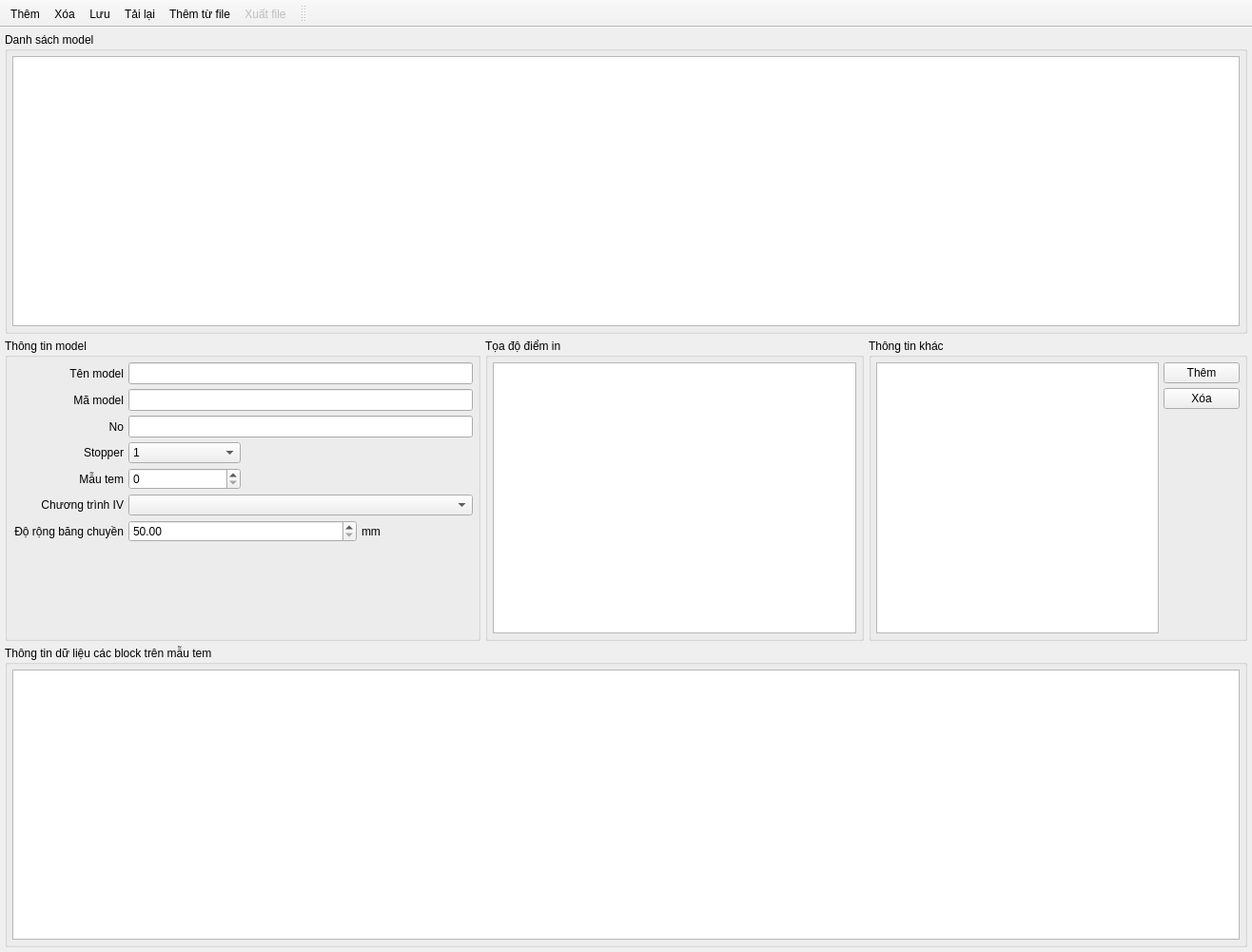
<?xml version="1.0" encoding="UTF-8"?>
<ui version="4.0">
 <class>ModelWindow</class>
 <widget class="QMainWindow" name="ModelWindow">
  <property name="geometry">
   <rect>
    <x>0</x>
    <y>0</y>
    <width>1316</width>
    <height>1001</height>
   </rect>
  </property>
  <property name="windowTitle">
   <string>MainWindow</string>
  </property>
  <widget class="QWidget" name="centralwidget">
   <layout class="QGridLayout" name="gridLayout_2">
    <property name="leftMargin">
     <number>5</number>
    </property>
    <property name="topMargin">
     <number>5</number>
    </property>
    <property name="rightMargin">
     <number>5</number>
    </property>
    <property name="bottomMargin">
     <number>5</number>
    </property>
    <property name="spacing">
     <number>5</number>
    </property>
    <item row="3" column="1">
     <widget class="QGroupBox" name="groupBox_3">
      <property name="minimumSize">
       <size>
        <width>0</width>
        <height>280</height>
       </size>
      </property>
      <property name="title">
       <string>Thông tin dữ liệu các block trên mẫu tem</string>
      </property>
      <layout class="QGridLayout" name="gridLayout_7">
       <property name="leftMargin">
        <number>5</number>
       </property>
       <property name="topMargin">
        <number>5</number>
       </property>
       <property name="rightMargin">
        <number>5</number>
       </property>
       <property name="bottomMargin">
        <number>5</number>
       </property>
       <property name="spacing">
        <number>5</number>
       </property>
       <item row="0" column="0">
        <widget class="TableView" name="tbvBlocks">
         <property name="font">
          <font>
           <pointsize>12</pointsize>
          </font>
         </property>
         <property name="editTriggers">
          <set>QAbstractItemView::NoEditTriggers</set>
         </property>
         <property name="alternatingRowColors">
          <bool>true</bool>
         </property>
         <attribute name="horizontalHeaderDefaultSectionSize">
          <number>200</number>
         </attribute>
         <attribute name="horizontalHeaderStretchLastSection">
          <bool>true</bool>
         </attribute>
         <attribute name="verticalHeaderVisible">
          <bool>false</bool>
         </attribute>
         <attribute name="verticalHeaderMinimumSectionSize">
          <number>24</number>
         </attribute>
         <attribute name="verticalHeaderDefaultSectionSize">
          <number>24</number>
         </attribute>
        </widget>
       </item>
      </layout>
     </widget>
    </item>
    <item row="2" column="1">
     <layout class="QHBoxLayout" name="horizontalLayout">
      <property name="topMargin">
       <number>0</number>
      </property>
      <item>
       <widget class="QGroupBox" name="groupBox">
        <property name="minimumSize">
         <size>
          <width>500</width>
          <height>0</height>
         </size>
        </property>
        <property name="title">
         <string>Thông tin model</string>
        </property>
        <layout class="QGridLayout" name="gridLayout_4">
         <property name="leftMargin">
          <number>5</number>
         </property>
         <property name="topMargin">
          <number>5</number>
         </property>
         <property name="rightMargin">
          <number>5</number>
         </property>
         <property name="bottomMargin">
          <number>5</number>
         </property>
         <property name="spacing">
          <number>5</number>
         </property>
         <item row="2" column="1" colspan="3">
          <widget class="QLineEdit" name="txtModelCode">
           <property name="minimumSize">
            <size>
             <width>0</width>
             <height>23</height>
            </size>
           </property>
           <property name="readOnly">
            <bool>true</bool>
           </property>
          </widget>
         </item>
         <item row="8" column="3">
          <widget class="QLabel" name="label_11">
           <property name="text">
            <string>mm</string>
           </property>
          </widget>
         </item>
         <item row="6" column="0">
          <widget class="QLabel" name="label_10">
           <property name="minimumSize">
            <size>
             <width>0</width>
             <height>0</height>
            </size>
           </property>
           <property name="maximumSize">
            <size>
             <width>16777215</width>
             <height>16777215</height>
            </size>
           </property>
           <property name="text">
            <string>Mẫu tem</string>
           </property>
           <property name="alignment">
            <set>Qt::AlignRight|Qt::AlignTrailing|Qt::AlignVCenter</set>
           </property>
          </widget>
         </item>
         <item row="2" column="0">
          <widget class="QLabel" name="label_2">
           <property name="minimumSize">
            <size>
             <width>0</width>
             <height>0</height>
            </size>
           </property>
           <property name="maximumSize">
            <size>
             <width>16777215</width>
             <height>16777215</height>
            </size>
           </property>
           <property name="text">
            <string>Mã model</string>
           </property>
           <property name="alignment">
            <set>Qt::AlignRight|Qt::AlignTrailing|Qt::AlignVCenter</set>
           </property>
          </widget>
         </item>
         <item row="6" column="1">
          <widget class="QSpinBox" name="spxProgram">
           <property name="maximum">
            <number>1999</number>
           </property>
          </widget>
         </item>
         <item row="3" column="0">
          <widget class="QLabel" name="label_3">
           <property name="minimumSize">
            <size>
             <width>0</width>
             <height>0</height>
            </size>
           </property>
           <property name="maximumSize">
            <size>
             <width>16777215</width>
             <height>16777215</height>
            </size>
           </property>
           <property name="text">
            <string>No</string>
           </property>
           <property name="alignment">
            <set>Qt::AlignRight|Qt::AlignTrailing|Qt::AlignVCenter</set>
           </property>
          </widget>
         </item>
         <item row="1" column="1" colspan="3">
          <widget class="QLineEdit" name="txtModelName">
           <property name="minimumSize">
            <size>
             <width>0</width>
             <height>23</height>
            </size>
           </property>
           <property name="readOnly">
            <bool>true</bool>
           </property>
          </widget>
         </item>
         <item row="7" column="0">
          <widget class="QLabel" name="label_8">
           <property name="minimumSize">
            <size>
             <width>0</width>
             <height>0</height>
            </size>
           </property>
           <property name="maximumSize">
            <size>
             <width>16777215</width>
             <height>16777215</height>
            </size>
           </property>
           <property name="text">
            <string>Chương trình IV</string>
           </property>
           <property name="alignment">
            <set>Qt::AlignRight|Qt::AlignTrailing|Qt::AlignVCenter</set>
           </property>
          </widget>
         </item>
         <item row="5" column="1">
          <widget class="QComboBox" name="cbxStopper">
           <item>
            <property name="text">
             <string>1</string>
            </property>
           </item>
           <item>
            <property name="text">
             <string>2</string>
            </property>
           </item>
          </widget>
         </item>
         <item row="7" column="1" colspan="3">
          <widget class="QComboBox" name="cbxIVPrograms">
           <property name="minimumSize">
            <size>
             <width>0</width>
             <height>0</height>
            </size>
           </property>
          </widget>
         </item>
         <item row="3" column="1" colspan="3">
          <widget class="QLineEdit" name="txtModelNo">
           <property name="minimumSize">
            <size>
             <width>0</width>
             <height>23</height>
            </size>
           </property>
          </widget>
         </item>
         <item row="8" column="1" colspan="2">
          <widget class="QDoubleSpinBox" name="spxCvWidth">
           <property name="minimumSize">
            <size>
             <width>0</width>
             <height>23</height>
            </size>
           </property>
           <property name="minimum">
            <double>50.000000000000000</double>
           </property>
           <property name="maximum">
            <double>500.000000000000000</double>
           </property>
          </widget>
         </item>
         <item row="8" column="0">
          <widget class="QLabel" name="label_9">
           <property name="minimumSize">
            <size>
             <width>0</width>
             <height>0</height>
            </size>
           </property>
           <property name="maximumSize">
            <size>
             <width>16777215</width>
             <height>16777215</height>
            </size>
           </property>
           <property name="text">
            <string>Độ rộng băng chuyền</string>
           </property>
           <property name="alignment">
            <set>Qt::AlignRight|Qt::AlignTrailing|Qt::AlignVCenter</set>
           </property>
          </widget>
         </item>
         <item row="9" column="1">
          <spacer name="verticalSpacer">
           <property name="orientation">
            <enum>Qt::Vertical</enum>
           </property>
           <property name="sizeHint" stdset="0">
            <size>
             <width>20</width>
             <height>40</height>
            </size>
           </property>
          </spacer>
         </item>
         <item row="5" column="0">
          <widget class="QLabel" name="label_6">
           <property name="minimumSize">
            <size>
             <width>0</width>
             <height>0</height>
            </size>
           </property>
           <property name="maximumSize">
            <size>
             <width>16777215</width>
             <height>16777215</height>
            </size>
           </property>
           <property name="text">
            <string>Stopper</string>
           </property>
           <property name="alignment">
            <set>Qt::AlignRight|Qt::AlignTrailing|Qt::AlignVCenter</set>
           </property>
          </widget>
         </item>
         <item row="1" column="0">
          <widget class="QLabel" name="label">
           <property name="minimumSize">
            <size>
             <width>0</width>
             <height>0</height>
            </size>
           </property>
           <property name="maximumSize">
            <size>
             <width>16777215</width>
             <height>16777215</height>
            </size>
           </property>
           <property name="text">
            <string>Tên model</string>
           </property>
           <property name="alignment">
            <set>Qt::AlignRight|Qt::AlignTrailing|Qt::AlignVCenter</set>
           </property>
          </widget>
         </item>
        </layout>
       </widget>
      </item>
      <item>
       <widget class="QGroupBox" name="groupBox_4">
        <property name="minimumSize">
         <size>
          <width>300</width>
          <height>0</height>
         </size>
        </property>
        <property name="title">
         <string>Tọa độ điểm in</string>
        </property>
        <layout class="QGridLayout" name="gridLayout_5">
         <property name="leftMargin">
          <number>5</number>
         </property>
         <property name="topMargin">
          <number>5</number>
         </property>
         <property name="rightMargin">
          <number>5</number>
         </property>
         <property name="bottomMargin">
          <number>5</number>
         </property>
         <item row="0" column="0">
          <widget class="TableView" name="tbvMarkPos">
           <property name="editTriggers">
            <set>QAbstractItemView::AnyKeyPressed|QAbstractItemView::DoubleClicked|QAbstractItemView::EditKeyPressed</set>
           </property>
           <property name="alternatingRowColors">
            <bool>true</bool>
           </property>
           <attribute name="horizontalHeaderMinimumSectionSize">
            <number>70</number>
           </attribute>
           <attribute name="horizontalHeaderDefaultSectionSize">
            <number>100</number>
           </attribute>
           <attribute name="horizontalHeaderStretchLastSection">
            <bool>false</bool>
           </attribute>
           <attribute name="verticalHeaderMinimumSectionSize">
            <number>24</number>
           </attribute>
           <attribute name="verticalHeaderDefaultSectionSize">
            <number>24</number>
           </attribute>
          </widget>
         </item>
        </layout>
       </widget>
      </item>
      <item>
       <widget class="QGroupBox" name="groupBox_2">
        <property name="minimumSize">
         <size>
          <width>300</width>
          <height>0</height>
         </size>
        </property>
        <property name="title">
         <string>Thông tin khác</string>
        </property>
        <layout class="QGridLayout" name="gridLayout_6">
         <property name="leftMargin">
          <number>5</number>
         </property>
         <property name="topMargin">
          <number>5</number>
         </property>
         <property name="rightMargin">
          <number>5</number>
         </property>
         <property name="bottomMargin">
          <number>5</number>
         </property>
         <property name="spacing">
          <number>5</number>
         </property>
         <item row="0" column="1">
          <widget class="QPushButton" name="btnAddParam">
           <property name="text">
            <string>Thêm</string>
           </property>
          </widget>
         </item>
         <item row="1" column="1">
          <widget class="QPushButton" name="btnRemoveParam">
           <property name="text">
            <string>Xóa</string>
           </property>
          </widget>
         </item>
         <item row="2" column="1">
          <spacer name="verticalSpacer_2">
           <property name="orientation">
            <enum>Qt::Vertical</enum>
           </property>
           <property name="sizeHint" stdset="0">
            <size>
             <width>20</width>
             <height>40</height>
            </size>
           </property>
          </spacer>
         </item>
         <item row="0" column="0" rowspan="3">
          <widget class="TableView" name="tbvComments">
           <property name="alternatingRowColors">
            <bool>true</bool>
           </property>
           <attribute name="horizontalHeaderDefaultSectionSize">
            <number>100</number>
           </attribute>
           <attribute name="horizontalHeaderStretchLastSection">
            <bool>true</bool>
           </attribute>
           <attribute name="verticalHeaderMinimumSectionSize">
            <number>24</number>
           </attribute>
           <attribute name="verticalHeaderDefaultSectionSize">
            <number>24</number>
           </attribute>
          </widget>
         </item>
        </layout>
       </widget>
      </item>
     </layout>
    </item>
    <item row="0" column="1">
     <widget class="QGroupBox" name="groupBox_5">
      <property name="minimumSize">
       <size>
        <width>0</width>
        <height>82</height>
       </size>
      </property>
      <property name="title">
       <string>Danh sách model</string>
      </property>
      <layout class="QGridLayout" name="gridLayout_3">
       <property name="leftMargin">
        <number>5</number>
       </property>
       <property name="topMargin">
        <number>5</number>
       </property>
       <property name="rightMargin">
        <number>5</number>
       </property>
       <property name="bottomMargin">
        <number>5</number>
       </property>
       <item row="0" column="0">
        <widget class="TableView" name="tbvModels">
         <property name="minimumSize">
          <size>
           <width>0</width>
           <height>0</height>
          </size>
         </property>
         <property name="maximumSize">
          <size>
           <width>16777215</width>
           <height>16777215</height>
          </size>
         </property>
         <property name="editTriggers">
          <set>QAbstractItemView::NoEditTriggers</set>
         </property>
         <property name="alternatingRowColors">
          <bool>true</bool>
         </property>
         <property name="selectionMode">
          <enum>QAbstractItemView::ExtendedSelection</enum>
         </property>
         <property name="selectionBehavior">
          <enum>QAbstractItemView::SelectRows</enum>
         </property>
         <attribute name="horizontalHeaderMinimumSectionSize">
          <number>100</number>
         </attribute>
         <attribute name="horizontalHeaderDefaultSectionSize">
          <number>120</number>
         </attribute>
         <attribute name="verticalHeaderMinimumSectionSize">
          <number>24</number>
         </attribute>
         <attribute name="verticalHeaderDefaultSectionSize">
          <number>24</number>
         </attribute>
        </widget>
       </item>
      </layout>
     </widget>
    </item>
   </layout>
  </widget>
  <widget class="QToolBar" name="toolBar">
   <property name="windowTitle">
    <string>toolBar</string>
   </property>
   <property name="movable">
    <bool>false</bool>
   </property>
   <property name="iconSize">
    <size>
     <width>80</width>
     <height>24</height>
    </size>
   </property>
   <property name="toolButtonStyle">
    <enum>Qt::ToolButtonTextUnderIcon</enum>
   </property>
   <attribute name="toolBarArea">
    <enum>TopToolBarArea</enum>
   </attribute>
   <attribute name="toolBarBreak">
    <bool>false</bool>
   </attribute>
   <addaction name="actionNew"/>
   <addaction name="actionRemove"/>
   <addaction name="actionSave"/>
   <addaction name="actionLoad"/>
   <addaction name="actionFromFile"/>
   <addaction name="actionToFile"/>
  </widget>
  <widget class="QToolBar" name="tbrSearch">
   <property name="windowTitle">
    <string>toolBar_2</string>
   </property>
   <attribute name="toolBarArea">
    <enum>TopToolBarArea</enum>
   </attribute>
   <attribute name="toolBarBreak">
    <bool>false</bool>
   </attribute>
  </widget>
  <action name="actionNew">
   <property name="icon">
    <iconset resource="../ui/icons.qrc">
     <normaloff>:/icons/plus_48px.png</normaloff>:/icons/plus_48px.png</iconset>
   </property>
   <property name="text">
    <string>Thêm</string>
   </property>
  </action>
  <action name="actionRemove">
   <property name="icon">
    <iconset resource="../ui/icons.qrc">
     <normaloff>:/icons/close_window_48px.png</normaloff>:/icons/close_window_48px.png</iconset>
   </property>
   <property name="text">
    <string>Xóa</string>
   </property>
  </action>
  <action name="actionSave">
   <property name="icon">
    <iconset resource="../ui/icons.qrc">
     <normaloff>:/icons/save_48px.png</normaloff>:/icons/save_48px.png</iconset>
   </property>
   <property name="text">
    <string>Lưu</string>
   </property>
  </action>
  <action name="actionLoad">
   <property name="icon">
    <iconset resource="../ui/icons.qrc">
     <normaloff>:/icons/reset_48px.png</normaloff>:/icons/reset_48px.png</iconset>
   </property>
   <property name="text">
    <string>Tải lại</string>
   </property>
  </action>
  <action name="actionFromFile">
   <property name="icon">
    <iconset resource="../ui/icons.qrc">
     <normaloff>:/icons/microsoft_excel_2019_48px.png</normaloff>:/icons/microsoft_excel_2019_48px.png</iconset>
   </property>
   <property name="text">
    <string>Thêm từ file</string>
   </property>
  </action>
  <action name="actionToFile">
   <property name="enabled">
    <bool>false</bool>
   </property>
   <property name="icon">
    <iconset resource="../ui/icons.qrc">
     <normaloff>:/icons/microsoft_excel_2019_48px.png</normaloff>:/icons/microsoft_excel_2019_48px.png</iconset>
   </property>
   <property name="text">
    <string>Xuất file</string>
   </property>
  </action>
 </widget>
 <customwidgets>
  <customwidget>
   <class>TableView</class>
   <extends>QTableView</extends>
   <header>tableview.h</header>
  </customwidget>
 </customwidgets>
 <resources>
  <include location="../ui/icons.qrc"/>
 </resources>
 <connections/>
</ui>
